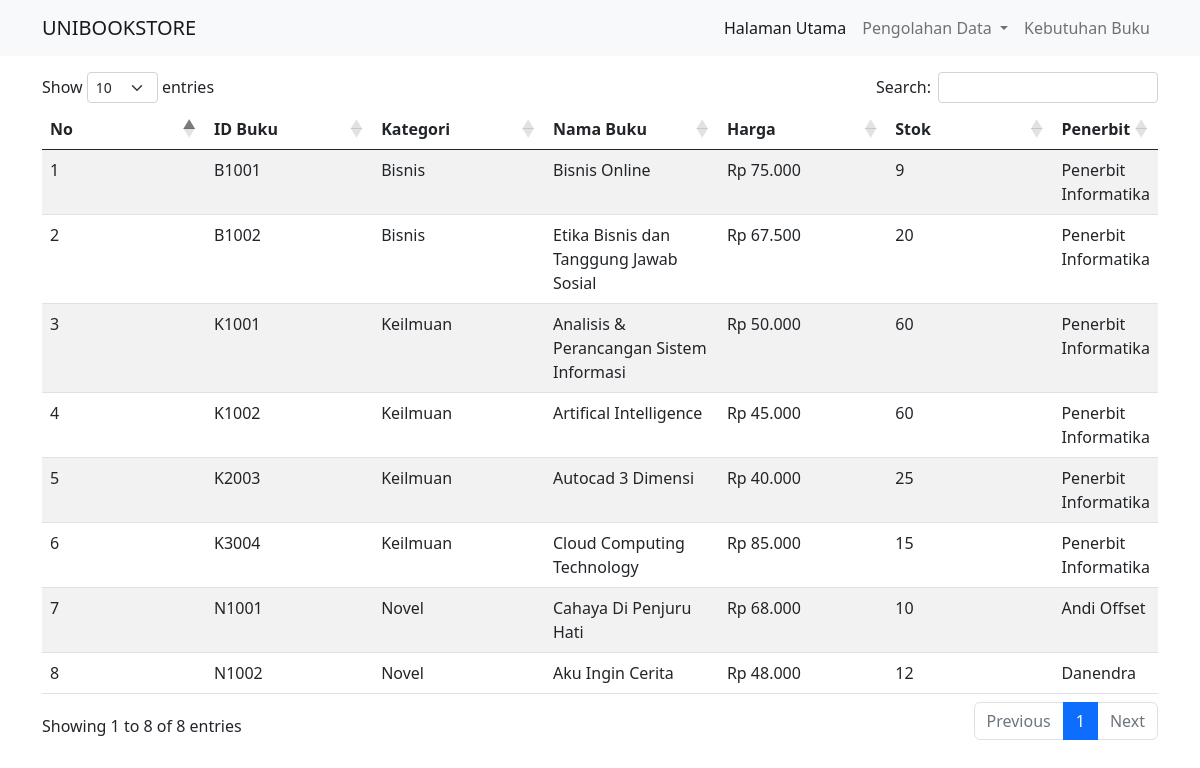
The page / on the database its author committed.
### tables this page shows
CREATE TABLE `tabel_buku` (
  `ID_Buku` varchar(6) NOT NULL,
  `Kategori` varchar(25) NOT NULL,
  `Nama` varchar(255) NOT NULL,
  `Harga` int(11) NOT NULL,
  `Stok` int(9) NOT NULL,
  `Penerbit` varchar(100) NOT NULL
);

### include/config.php (called while the page is built, shortened)
<?php
	function dbConnect(){
		$host = "localhost";
		$user = "root";
		$password = "";
		$database = "data";
		$conn = mysqli_connect($host, $user, $password, $database);
		return $conn;
	}
	function formatUang($angka='')
	{
		$hasil_rupiah = "Rp " . number_format($angka, 0, ',', '.');
		return $hasil_rupiah;
	}
	function getData($table="")
	{
		$db = dbConnect();
		if ($db->connect_errno == 0) {
			$sql = "SELECT * FROM $table";
			$res = $db->query($sql);
			if ($res) {
				$data = $res->fetch_all(MYSQLI_ASSOC);
				return $data;
			} else
				return FALSE;
		} else
			return FALSE;
	}
?>

### index.php (the view, shortened to what this page needs)
<?php
include 'include/config.php';
include 'include/header.php';
$index = "active";
include 'include/navbar.php';
?>
<div class="container mt-3">
    <table class="table table-striped table-paginate">
        <thead>
            <tr>
                <th class="col-md-2">No</th>
                <th class="col-md-2">ID Buku</th>
                <th class="col-md-2">Kategori</th>
                <th class="col-md-2">Nama Buku</th>
                <th class="col-md-2">Harga</th>
                <th class="col-md-2">Stok</th>
                <th class="col-md-2">Penerbit</th>
            </tr>
        </thead>
        <tbody id="myTable">
            <?php
                $tabel = 'tabel_buku';
                $databaris = getData($tabel);
                $i = +1;
                foreach ($databaris as $data) { ?>
                    <tr>
                        <td><?= $i; ?></td>
                        <td><?= htmlspecialchars($data['ID_Buku']); ?></td>
                        <td><?= htmlspecialchars($data['Kategori']); ?></td>
                        <td><?= htmlspecialchars($data['Nama']); ?></td>
                        <td><?= formatUang(htmlspecialchars($data['Harga'])); ?></td>
                        <td><?= htmlspecialchars($data['Stok']); ?></td>
                        <td><?= htmlspecialchars($data['Penerbit']); ?></td>
                    </tr>
                <?php $i++;
                } ?>
        </tbody>
    </table>
</div>
<?php
include 'include/footer.php'
?>

### include/header.php (shortened to what this page needs)
<!doctype html>
<html lang="en">
<head>
    <link href="https://cdn.jsdelivr.net/npm/bootstrap@5.0.2/dist/css/bootstrap.min.css" rel="stylesheet">
    <link rel="stylesheet" href="css/style.css">
    <link rel="stylesheet" href="https://cdnjs.cloudflare.com/ajax/libs/font-awesome/5.15.3/css/all.min.css" />
    <link href='https://unpkg.com/boxicons@2.0.9/css/boxicons.min.css' rel='stylesheet'>
    <link href='https://cdnjs.cloudflare.com/ajax/libs/twitter-bootstrap/5.2.0/css/bootstrap.min.css' rel='stylesheet'>
    <link href='https://cdn.datatables.net/1.13.1/css/dataTables.bootstrap5.min.css' rel='stylesheet'>
</head>
<body>

### include/navbar.php (shortened to what this page needs)
<nav class="navbar navbar-expand-lg navbar-light bg-light">
    <div class="container">
        <a class="navbar-brand" href="../">UNIBOOKSTORE</a>
        <div class="collapse navbar-collapse" id="navbarNav">
            <ul class="navbar-nav ms-auto">
                <li class="nav-item">
                    <a class="nav-link <?php echo $index; ?>" aria-current="page" href="index.php">Halaman Utama</a>
                </li>
                <li class="nav-item dropdown">
                    <a class="nav-link dropdown-toggle <?php echo $admin; ?>" href="#" id="dropdownData" role="button" data-bs-toggle="dropdown" aria-expanded="false">
                        Pengolahan Data
                    </a>
                </li>
                <li class="nav-item">
                    <a class="nav-link <?php echo $pengadaan; ?>" href="pengadaan.php">Kebutuhan Buku</a>
                </li>
            </ul>
        </div>
    </div>
</nav>

### include/footer.php (shortened to what this page needs)
</body>
</html>

### css/style.css (style rules this page uses)
body, input { font-family: "Poppins", sans-serif; }

### rows shown on the page
tabel_buku: ID_Buku "B1001", Kategori "Bisnis", Nama "Bisnis Online", Harga "Rp 75.000", Stok "9", Penerbit "Penerbit Informatika"
tabel_buku: ID_Buku "B1002", Kategori "Bisnis", Nama "Etika Bisnis dan Tanggung Jawab Sosial", Harga "Rp 67.500", Stok "20", Penerbit "Penerbit Informatika"
tabel_buku: ID_Buku "K1001", Kategori "Keilmuan", Nama "Analisis & Perancangan Sistem Informasi", Harga "Rp 50.000", Stok "60", Penerbit "Penerbit Informatika"
tabel_buku: ID_Buku "K1002", Kategori "Keilmuan", Nama "Artifical Intelligence", Harga "Rp 45.000", Stok "60", Penerbit "Penerbit Informatika"
tabel_buku: ID_Buku "K2003", Kategori "Keilmuan", Nama "Autocad 3 Dimensi", Harga "Rp 40.000", Stok "25", Penerbit "Penerbit Informatika"
tabel_buku: ID_Buku "K3004", Kategori "Keilmuan", Nama "Cloud Computing Technology", Harga "Rp 85.000", Stok "15", Penerbit "Penerbit Informatika"
tabel_buku: ID_Buku "N1001", Kategori "Novel", Nama "Cahaya Di Penjuru Hati", Harga "Rp 68.000", Stok "10", Penerbit "Andi Offset"
tabel_buku: ID_Buku "N1002", Kategori "Novel", Nama "Aku Ingin Cerita", Harga "Rp 48.000", Stok "12", Penerbit "Danendra"
